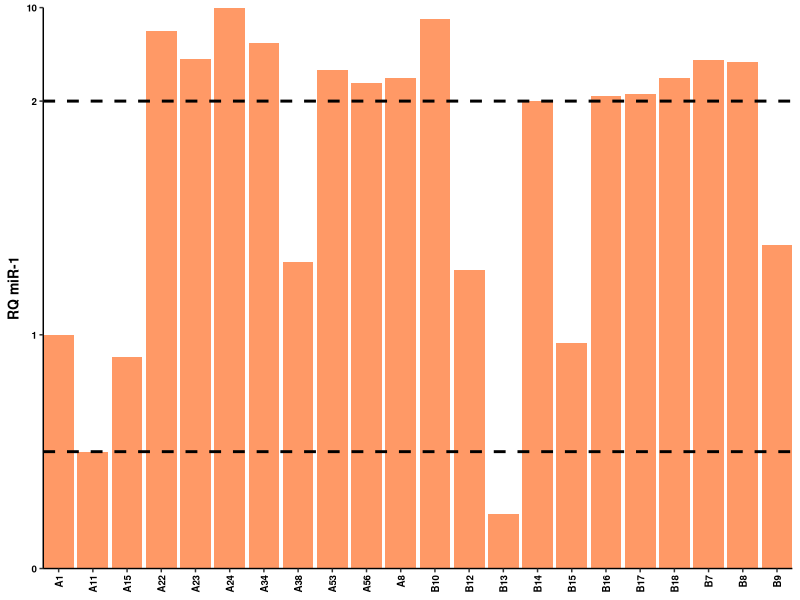
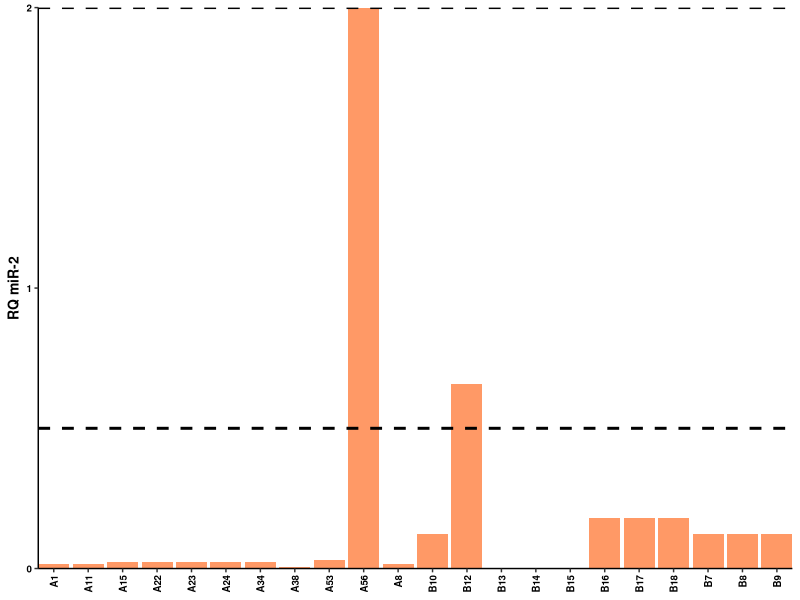
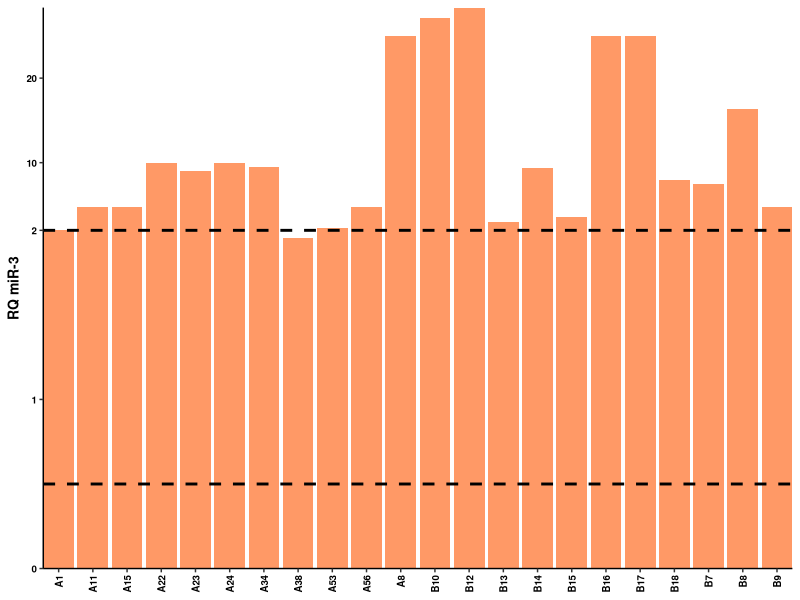
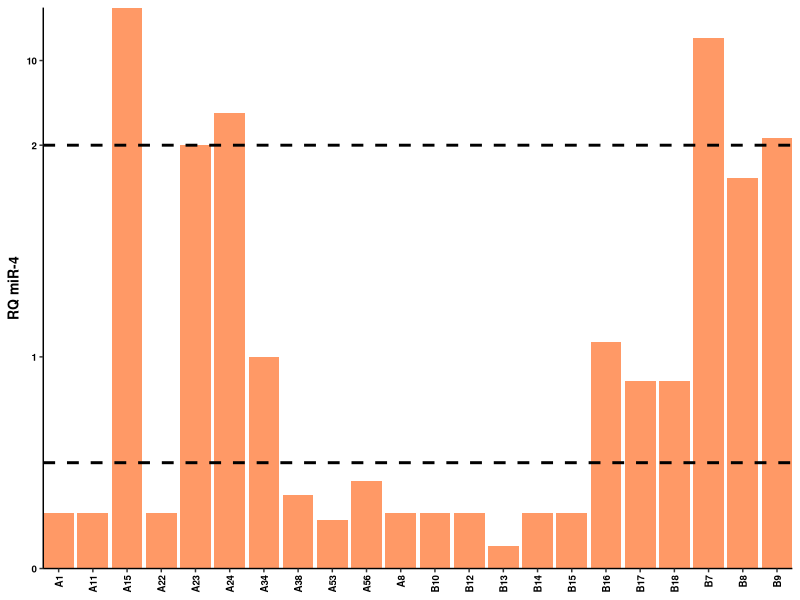
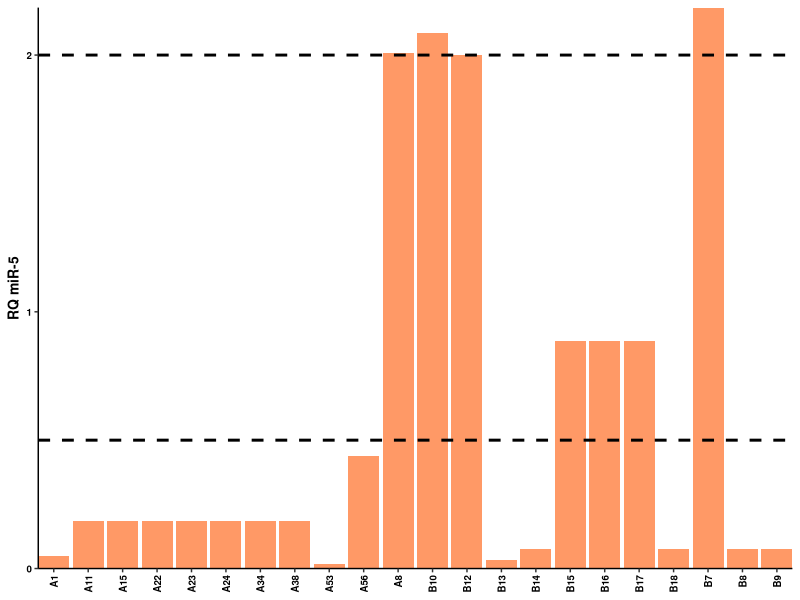
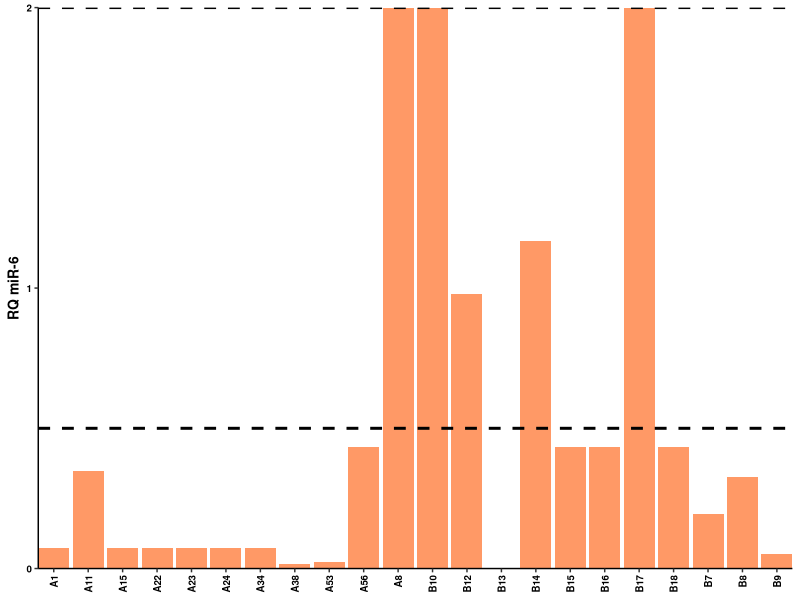
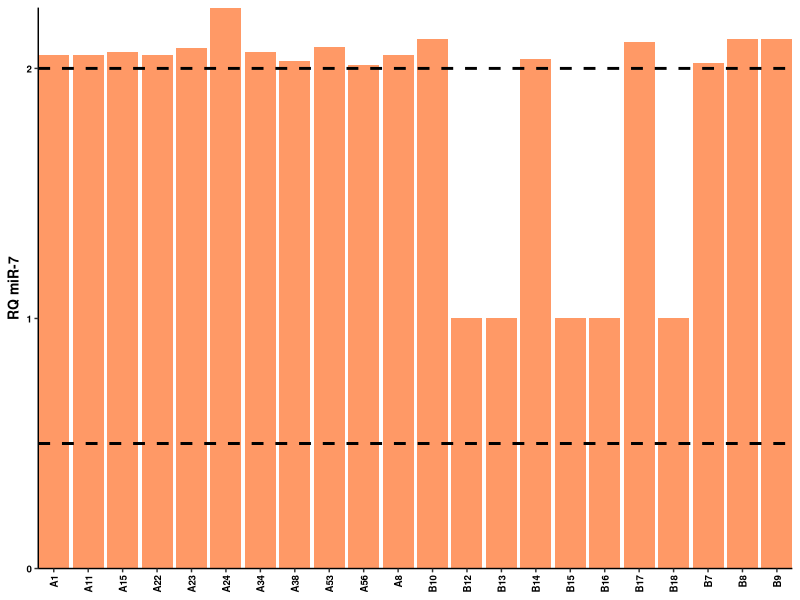
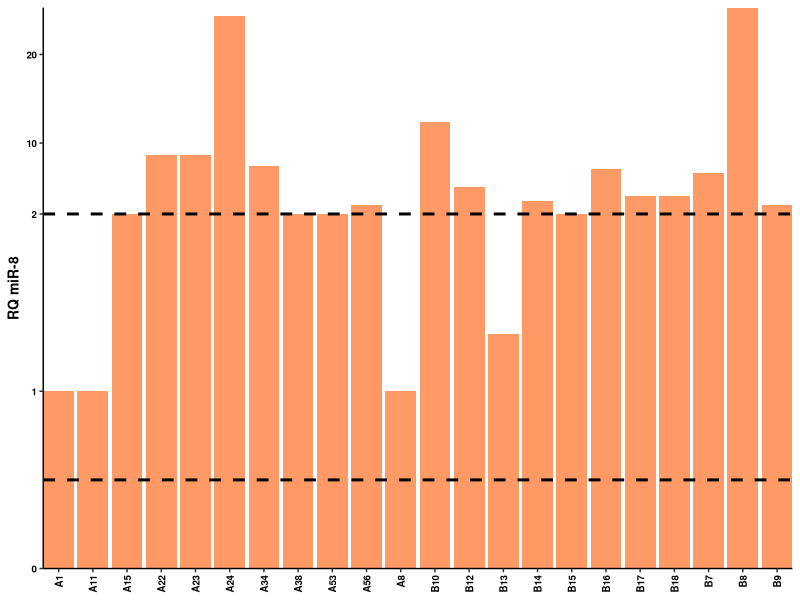

Source code (R) for these figures, in order:
# Barplots with modified y-axis
# https://stackoverflow.com/a/44697832
library(readxl)
library(reshape2)
library(dplyr)
library(ggplot2)

setwd("F:/barplot")

tissue <- read_excel("RQ values interrupted histograms.xlsx", col_names = TRUE)

trans <- function(x){pmin(x, 2) + 0.05 * pmax(x - 2, 0)}
tissue_mod <- as.data.frame(lapply(tissue[2:14], trans))
tissue_mod <- cbind(tissue$Samples, tissue_mod)
colnames(tissue_mod) <- colnames(tissue)

tissue$Samples <- factor(tissue$Samples, levels = tissue$Samples)
yticks <- c(0, 1, 2, 10, 20, 30, 40)

len <- ncol(tissue_mod)
for (i in 2:len) {
  nam <- noquote(colnames(tissue_mod)[i])
  x <- ggplot(data = tissue_mod[,c(1,i)], aes(x = Samples, y = get(nam))) +
    geom_col(position = "dodge", fill = "#FF9966") +
    ylab(paste("RQ", nam, sep = " ")) +
    theme(text = element_text(size = 16),
          axis.line = element_line(colour = "black"), 
          panel.background = element_blank(),
          panel.grid.major = element_line(colour = "#FFFFFF"), 
          legend.title=element_blank(),
          axis.title.x=element_blank(),
          axis.title.y = element_text(size = 10, face = "bold"),
          axis.text.x = element_text(angle = 90, hjust = 1, vjust = 0.5, size = 7, face = "bold", color = "black"),
          axis.text.y = element_text(size = 7, color = "black", face = "bold")) +
    scale_x_discrete(expand = c(0, 0)) +
    scale_y_continuous(expand = c(0, 0), breaks = trans(yticks), labels=yticks) +
    geom_hline(yintercept = 0.5, linetype = "dashed", color = "black", size = 1) +
    geom_hline(yintercept = 2, linetype = "dashed", color = "black", size = 1)
  print(x)
  ggsave(paste('barplot',i, '.png'))
}
